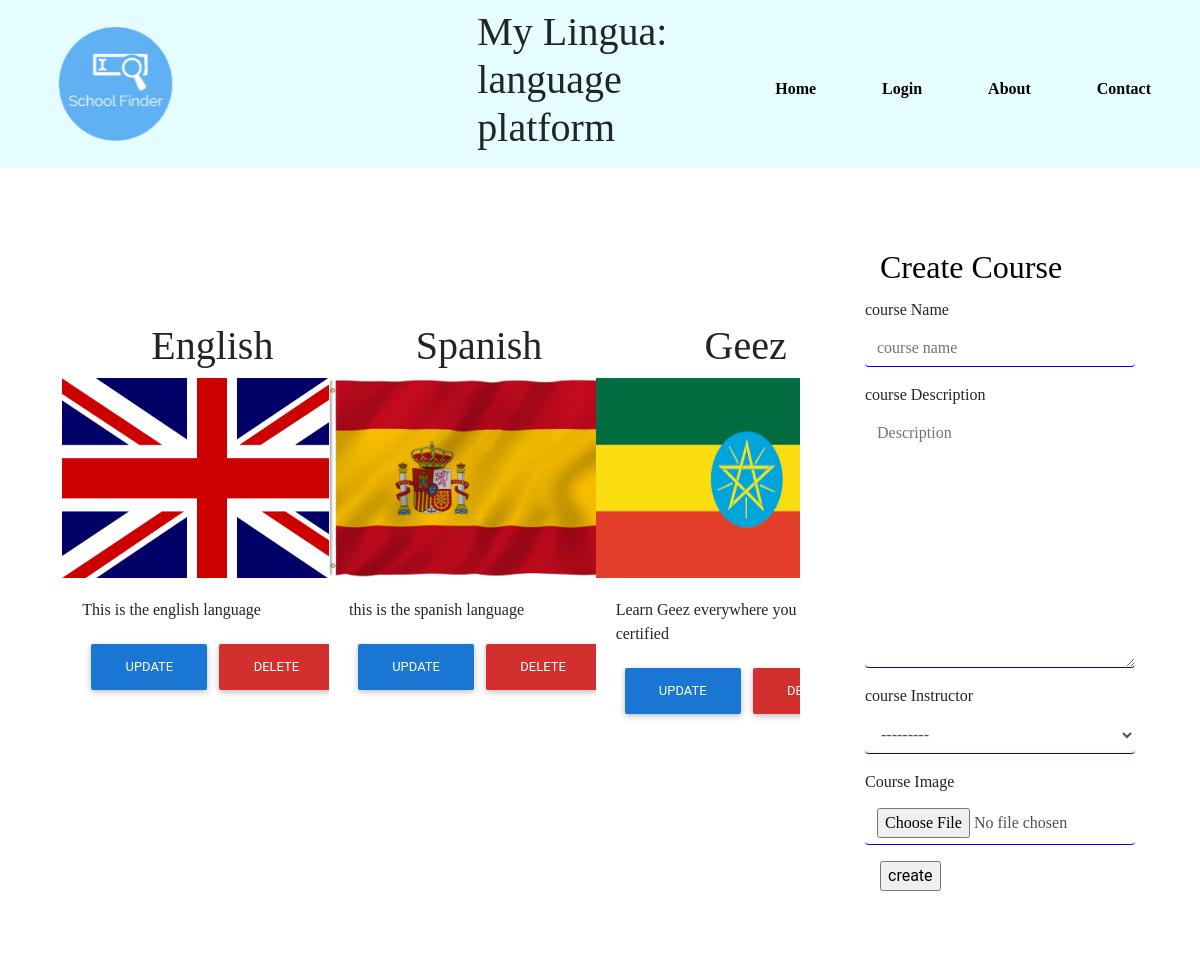
/add/course (signed in), run on the app's committed database.
### language_app/models.py (models this page shows, shortened)
class Course(models.Model):
    courseName=models.CharField(max_length=200)
    courseImage=models.FileField(upload_to='courseImages/', max_length=255, null=True)
    instructor=models.ForeignKey(Instructor, on_delete=models.CASCADE, related_name='course', null=True)
    courseDescription=models.TextField()

### adminApp/models.py (models this page shows)
class Instructor(models.Model):
    instructor = models.OneToOneField(UserProfile, on_delete=models.CASCADE, related_name='instructor', default='')
    profile_pic = models.ImageField(upload_to='media/profilePics', default='')
    def __str__(self):
        return self.instructor.first_name + " " + self.instructor.last_name

### adminApp/views.py (the view, shortened to what this page needs)
# urls.py: path('add/course', CourseCreateView.as_view(), name='course'),
class CourseCreateView(UserPassesTestMixin, View):
    template_name = 'adminSite/course.html'
    model = Course
    course_content = Course.objects.all()[:4]
    context_object_name = 'courses'
    def get(self, request):
         form = CourseForm
         return render(request, self.template_name, {'form':form, 'courses':self.course_content,})
    def test_func(self):
        return self.request.user.is_staff

### adminApp/templatetags/myfilters.py (called while the page is built)
@register.simple_tag
def placeHolder(value, arg, classname):
    return value.as_widget(attrs={'placeholder':arg, 'class': classname})

### templates/adminSite/course.html (shortened to what this page needs)
{% extends 'base.html' %}
{% load static %}
{% load myfilters %}
{% block content %}
<div class="row">
    <div class="col-lg-8">
        <div class="row" style="margin-top:20%;">
            {% for course in courses %}
            <div class="col-lg-4" style="width:100%;">
                <div class="card" style="width:300px;margin-left:20%;border-style:none;box-shadow:none;">
                    <h1 style="text-align:center;font-family:'Droid sans' !important;">{{course.courseName}}</h1>
                    <img src='{{ MEDIA_URL }}{{course.courseImage}}' height=200px width=300px/>
                    <div class="card-body">
                        <p style="font-family:'Droid sans' !important;">{{course.courseDescription}}</p>
                        <div class="row justify-content-center">
                            <button type='submit' class='btn btn-blue'>Update</button>
                            <button type='submit' class='btn btn-red'>delete</button>
                     </div>
                    </div>
                </div>
            </div>
            {% endfor %}
        </div>
    </div>
    <div class="col-lg-4">
        <div class="row">
            <form method="POST" enctype="multipart/form-data">
                <div class = "card" style="border-style:none !important; box-shadow:none !important;padding:15%;">
                    <div class = "card-body">
                       <h2 class = "h2 card-title" style = "font-family:'source sans pro' !important;color:black;">Create Course</h2>
                       <form method="POST" enctype="multipart/form-data">
                          <div class = "form-group">
                              <div class="row">
                                     <label for = "id_contentValue" class='courseLable'>course Name</label>
                                     {%placeHolder form.courseName 'course name' 'form-control courseControl' %}
                               </div>
                          </div>
                          <div class = "form-group">
                            <div class="row">
                                   <label for = "id_contentValue" class='courseLable'>course Description</label>
                                   {%placeHolder form.courseDescription 'Description' 'form-control courseControl' %}
                                </div>
                          </div>
                          <div class = "form-group">
                            <div class="row">
                                   <label for = "id_contentValue" class='courseLable'>course Instructor</label>
                                   {%placeHolder form.instructor 'Instructor' 'form-control courseControl' %}
                             </div>
                        </div>
                        <div class = "form-group">
                            <div class="row">
                                   <label for = "id_contentValue" class='courseLable'>Course Image</label>
                                   {%placeHolder form.courseImage 'course Image' 'form-control courseControl' %}
                             </div>
                        </div>
                <input type="submit" name='courseSubmit' value="create"/>
            </form>
        </div>
    </div>
</div>
{% endblock content %}

### static/css/Config.css (style rules this page uses)
body { overflow-x:hidden; }
.courseControl { border-bottom-style: solid !important; border-top-style: none !important; border-right: none !important; border-left: none !important; border-color: blue !important; font-family:'Droid sans' !important; }
.courseLable { font-family:'Droid sans' !important; }

### data on the page
Course: courseName "English", courseImage (picture), courseDescription "This is the english language"
Course: courseName "Spanish", courseImage (picture), courseDescription "this is the spanish language"
Course: courseName "Geez", courseImage (picture), courseDescription "Learn Geez everywhere you are and get certified"
Instructor: instructor "---------"
